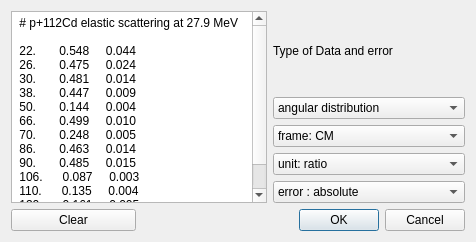
<?xml version="1.0" encoding="UTF-8"?>
<ui version="4.0">
 <class>Dialog</class>
 <widget class="QDialog" name="Dialog">
  <property name="geometry">
   <rect>
    <x>0</x>
    <y>0</y>
    <width>476</width>
    <height>239</height>
   </rect>
  </property>
  <property name="windowTitle">
   <string>Dialog</string>
  </property>
  <layout class="QGridLayout" name="gridLayout">
   <item row="0" column="0" colspan="2">
    <widget class="QPlainTextEdit" name="plainTextEdit">
     <property name="minimumSize">
      <size>
       <width>241</width>
       <height>192</height>
      </size>
     </property>
     <property name="plainText">
      <string> # p+112Cd elastic scattering at 27.9 MeV 	  
 22.       0.548     0.044
 26.       0.475     0.024
 30.       0.481     0.014
 38.       0.447     0.009
 50.       0.144     0.004
 66.       0.499     0.010
 70.       0.248     0.005
 86.       0.463     0.014
 90.       0.485     0.015
 106.      0.087     0.003
 110.      0.135     0.004
 130.      0.161     0.005</string>
     </property>
    </widget>
   </item>
   <item row="0" column="2">
    <layout class="QVBoxLayout" name="verticalLayout">
     <item>
      <widget class="QLabel" name="label">
       <property name="text">
        <string>Type of Data and error</string>
       </property>
      </widget>
     </item>
     <item>
      <widget class="QComboBox" name="comboBox_TYPE">
       <property name="maximumSize">
        <size>
         <width>209</width>
         <height>16777215</height>
        </size>
       </property>
       <item>
        <property name="text">
         <string>angular distribution</string>
        </property>
       </item>
       <item>
        <property name="text">
         <string>double differential</string>
        </property>
       </item>
      </widget>
     </item>
     <item>
      <widget class="QComboBox" name="comboBox_LAB">
       <property name="maximumSize">
        <size>
         <width>209</width>
         <height>16777215</height>
        </size>
       </property>
       <property name="currentIndex">
        <number>1</number>
       </property>
       <item>
        <property name="text">
         <string>frame: Lab</string>
        </property>
       </item>
       <item>
        <property name="text">
         <string>frame: CM</string>
        </property>
       </item>
      </widget>
     </item>
     <item>
      <widget class="QComboBox" name="comboBox_IDIR_ISCALE">
       <property name="maximumSize">
        <size>
         <width>209</width>
         <height>16777215</height>
        </size>
       </property>
       <property name="currentIndex">
        <number>0</number>
       </property>
       <item>
        <property name="text">
         <string>unit: ratio</string>
        </property>
       </item>
       <item>
        <property name="text">
         <string>unit: fm^2/sr</string>
        </property>
       </item>
       <item>
        <property name="text">
         <string>unit: barn/sr</string>
        </property>
       </item>
       <item>
        <property name="text">
         <string>unit: mb/sr</string>
        </property>
       </item>
       <item>
        <property name="text">
         <string>unit: micro-b/sr</string>
        </property>
       </item>
      </widget>
     </item>
     <item>
      <widget class="QComboBox" name="comboBox_ABSERR">
       <property name="maximumSize">
        <size>
         <width>209</width>
         <height>16777215</height>
        </size>
       </property>
       <item>
        <property name="text">
         <string>error : absolute</string>
        </property>
       </item>
       <item>
        <property name="text">
         <string>error : relative </string>
        </property>
       </item>
      </widget>
     </item>
    </layout>
   </item>
   <item row="1" column="0">
    <widget class="QPushButton" name="pushButton_clear">
     <property name="text">
      <string>Clear</string>
     </property>
    </widget>
   </item>
   <item row="1" column="2">
    <widget class="QDialogButtonBox" name="buttonBox">
     <property name="orientation">
      <enum>Qt::Horizontal</enum>
     </property>
     <property name="standardButtons">
      <set>QDialogButtonBox::Cancel|QDialogButtonBox::Ok</set>
     </property>
    </widget>
   </item>
  </layout>
 </widget>
 <resources/>
 <connections/>
</ui>
